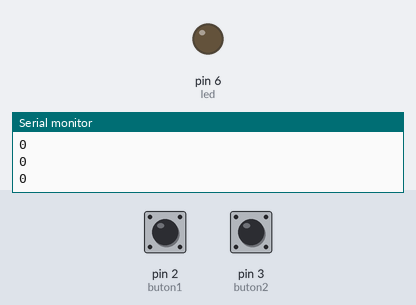
Bench run of a sketch on a simulated Arduino Uno, built with avr-gcc and run on an emulated ATmega328P. On the bench: output pins drawn as LEDs (lit = HIGH), the last lines printed to the serial monitor. Dashed ring = blinking. Inputs (shaded band) come from the test bench; at power-on: pin 2 (buton1) LOW, pin 3 (buton2) LOW.

Above: at 1.2 s.
1.3 s: pin 2 (buton1) pulled HIGH for 3.2 s
At 2.9 s:
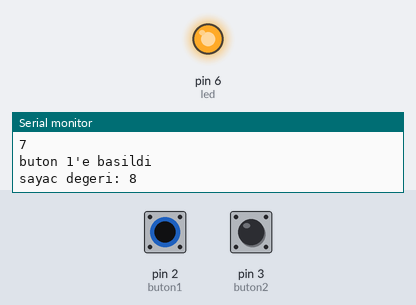
6.0 s: pin 3 (buton2) pulled HIGH for 1 s
At 9.9 s:
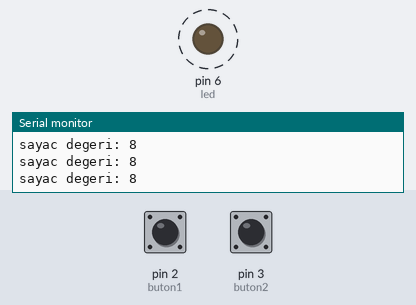
10.0 s: pin 3 (buton2) pulled HIGH for 0.15 s
At 10.9 s:
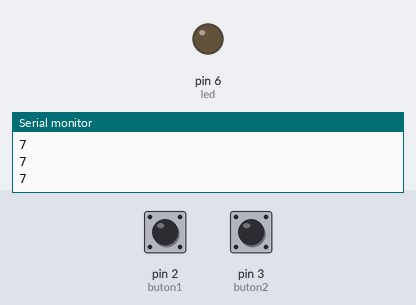
11.6 s: pin 2 (buton1) pulled HIGH for 0.15 s
At 12.1 s:
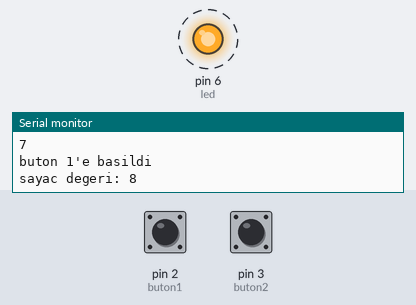
Timing chart, 0 to 15.7 s (numbered marks = the images above; inputs shaded):
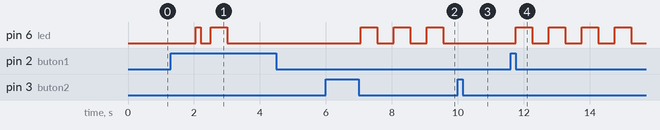

The sketch:

seriEkran.ino
```cpp
int buton1 = 2;
int sayac = 0;
int buton2 = 3;
int led = 6;

void setup() {
  pinMode(buton1,INPUT);
  pinMode(buton2,INPUT);
  pinMode(led,OUTPUT);
  Serial.begin(9600);


}

void loop() {
  int bt1Durum = digitalRead(buton1);
  int bt2Durum = digitalRead(buton2);

  if (bt1Durum == 1)
  {
    sayac ++;
    delay(150);
    Serial.println("buton 1'e basildi");
  }

  if (bt2Durum == 1){
    sayac--;
    delay(150);
    Serial.println("buton 2'e basildi");
  }

  else if(sayac==5)
  {
    Serial.print("sayac degeri: ");
    Serial.println(sayac);
    digitalWrite(led,1);

  }
  else if(sayac==8)
  {
    Serial.print("sayac degeri: ");
    Serial.println(sayac);
    digitalWrite(led,1);
    delay(500);
    digitalWrite(led,0);
    delay(500);

  }
  else
  {
    digitalWrite(led,0);
    Serial.println(sayac);
  }
  //Serial.println("Merhaba");//ln alt satıra atar


}
```

Measured:
- after the input at 1.3 s, pin 6 (led): LOW → HIGH after 0.75 s, → LOW 0.15 s later, → HIGH 0.30 s later, → LOW 0.50 s later
- after the input at 6.0 s, pin 6 (led): alternates HIGH for 0.50 s and LOW for 0.50 s, starting after 1.1 s
- after the input at 10.0 s, pin 6 (led): stops changing and stays LOW
- after the input at 11.6 s, pin 6 (led): alternates HIGH for 0.50 s and LOW for 0.50 s, starting after 0.15 s
